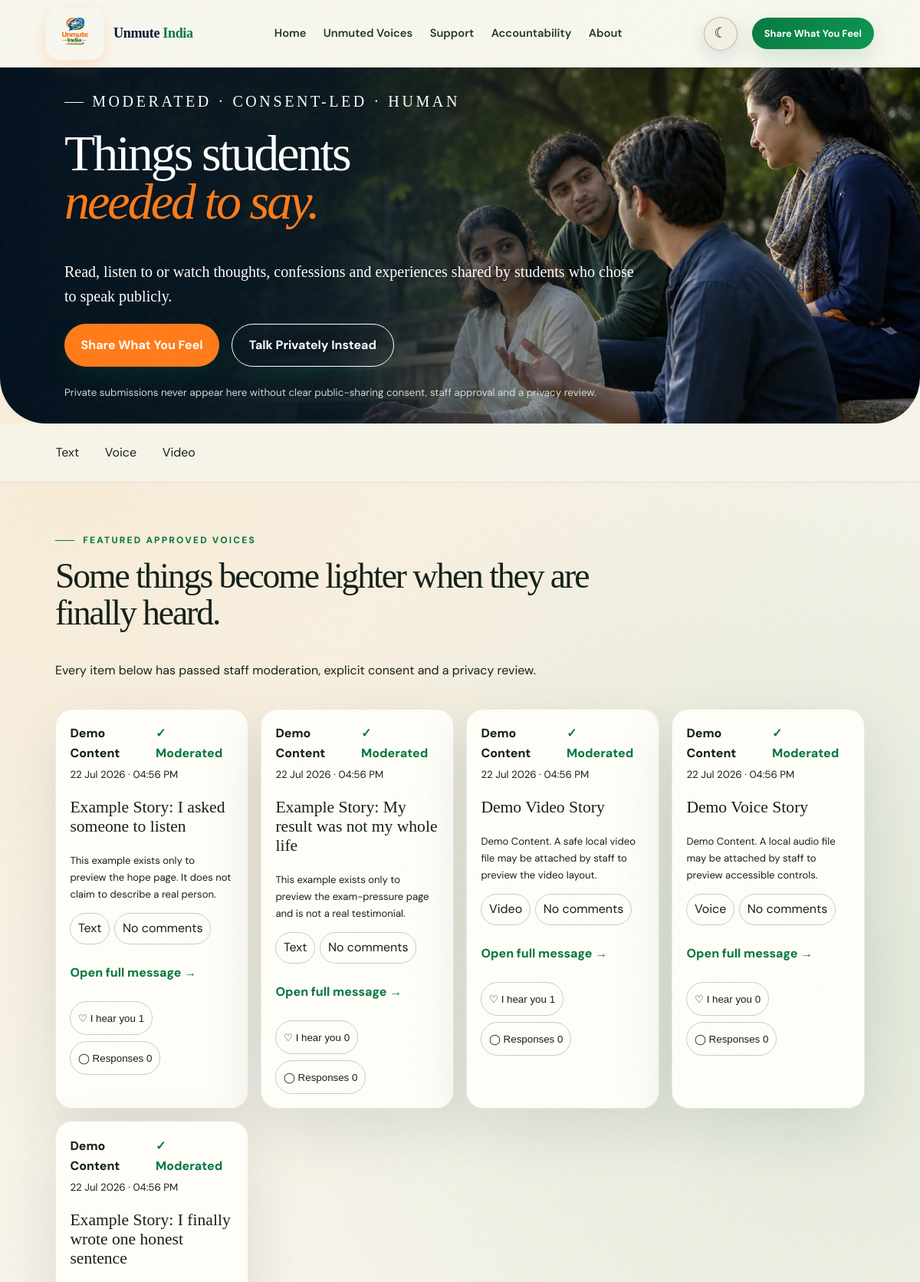
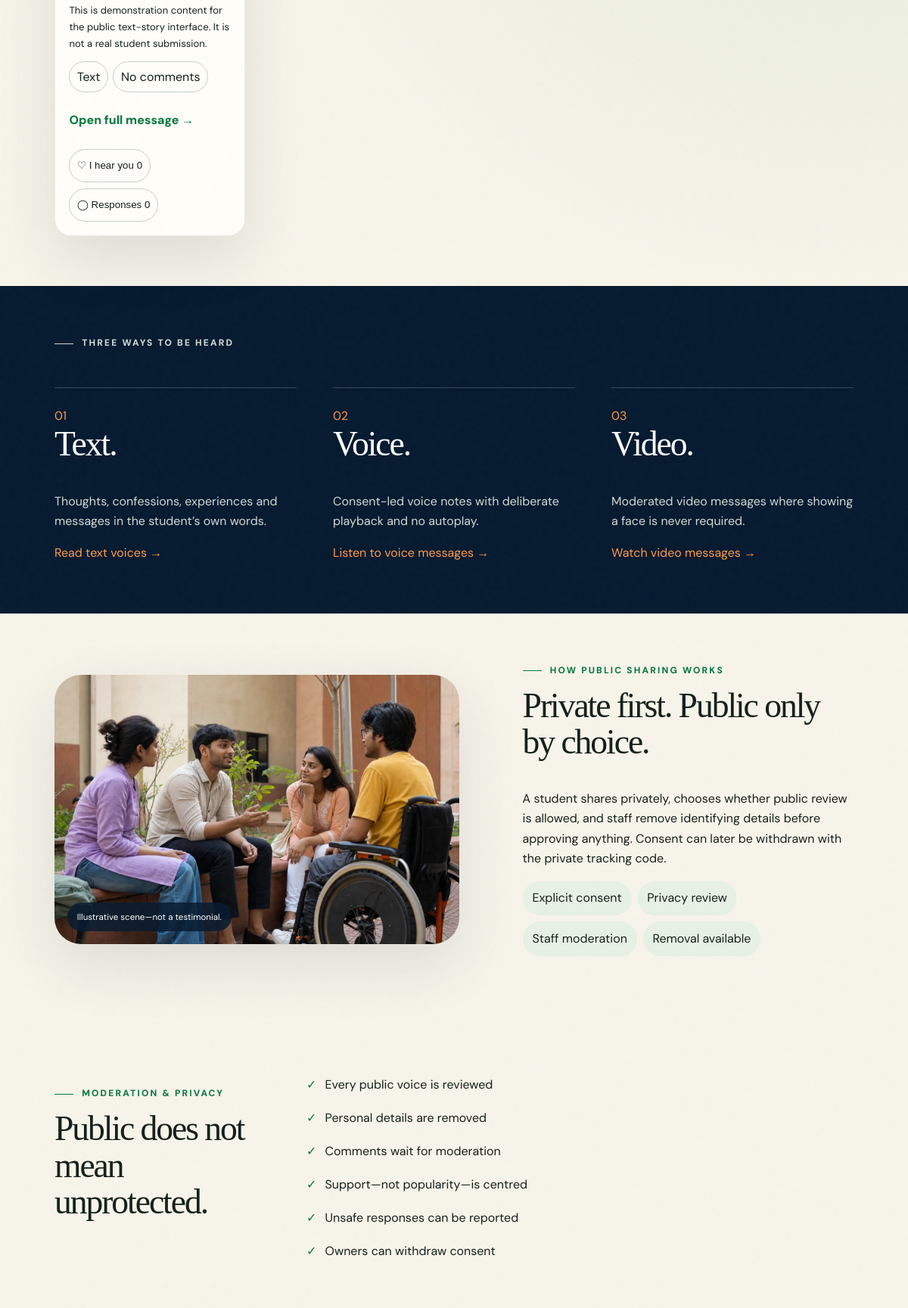
The app's page /voices/ (upper part) with its own data (2 pictures, top to bottom).
### indiaApp/models.py (models this page shows, shortened)
class TimeStampedModel(models.Model):
    created_at = models.DateTimeField(auto_now_add=True)
    updated_at = models.DateTimeField(auto_now=True)
    class Meta:
        abstract = True

class Story(TimeStampedModel):
    MODES = [('support','Support only'),('advice','Advice welcome'),('none','No comments')]
    FORMATS = [('text','Text'),('voice','Voice'),('video','Video')]
    TOPICS = [('heard','Needed to be heard'),('alone','I thought I was alone'),('listened','Someone listened to me'),('hope','I did not give up'),('message','To another student'),('exam','Exam pressure'),('family','Family pressure'),('college','College life'),('coaching','Coaching pressure'),('protest','Protest experience')]
    title = models.CharField(max_length=140, blank=True)
    body = models.TextField()
    slug = models.SlugField(unique=True)
    display_name = models.CharField(max_length=80, blank=True)
    age_group = models.CharField(max_length=40, blank=True)
    state = models.CharField(max_length=80, blank=True)
    story_format = models.CharField(max_length=10, choices=FORMATS, default='text', db_index=True)
    topic = models.CharField(max_length=20, choices=TOPICS, default='heard', db_index=True)
    public_media = models.FileField(upload_to='stories/', blank=True, validators=[FileExtensionValidator(['mp3','m4a','wav','ogg','webm','mp4','mov'])])
    transcript = models.TextField(blank=True)
    duration = models.CharField(max_length=12, blank=True)
    content_warning = models.CharField(max_length=180, blank=True)
    face_hidden = models.BooleanField(default=False)
    audio_only = models.BooleanField(default=False)
    approved = models.BooleanField(default=False, db_index=True)
    comment_mode = models.CharField(max_length=10, choices=MODES, default='support')
    moderation_status = models.CharField(max_length=12, choices=[('draft','Draft'),('review','Pending Review'),('published','Published'),('rejected','Rejected'),('archived','Archived')], default='review', db_index=True)
    public_consent = models.BooleanField(default=False, db_index=True)
    privacy_review_complete = models.BooleanField(default=False, db_index=True)
    location_consented = models.BooleanField(default=False)
    published_at = models.DateTimeField(null=True, blank=True, db_index=True)
    removed_at = models.DateTimeField(null=True, blank=True, db_index=True)
    featured = models.BooleanField(default=False, db_index=True)
    thumbnail = models.ImageField(upload_to='story_thumbnails/', blank=True)
    is_demo = models.BooleanField(default=False, db_index=True)

### indiaApp/views.py (the view)
# urls.py: path('voices/', views.stories, name='voices'),
def stories(request):
    queryset = public_stories()
    return render(request, 'stories/feed.html', {'stories':queryset[:12], 'featured_stories':queryset.filter(featured=True)[:3]})

### indiaApp/views.py (called while the page is built)
def public_stories():
    return Story.objects.filter(approved=True, moderation_status='published', public_consent=True, privacy_review_complete=True, removed_at__isnull=True).annotate(reaction_count=Count('reactions', distinct=True), comment_count=Count('comments', filter=Q(comments__approved=True,comments__status='approved',comments__removed_at__isnull=True), distinct=True)).order_by('-featured','-published_at','-created_at')

### templates/stories/feed.html (shortened to what this page needs)
{% extends 'base.html' %}{% load static %}
{% block css %}<link rel="stylesheet" href="{% static 'css/stories/feed.css' %}">{% endblock %}
{% block content %}
<header class="stories-hero"><img src="{% static 'images/stories/stories-hero.webp' %}" alt="Indian students listening to one another on campus"><div class="stories-hero__veil"></div><div><p class="eyebrow">MODERATED · CONSENT-LED · HUMAN</p><h1>Things students <em>needed to say.</em></h1><p>Read, listen to or watch thoughts, confessions and experiences shared by students who chose to speak publicly.</p><nav><a class="pill saffron" href="{% url 'share' 'text' %}">Share What You Feel</a><a class="pill ghost" href="{% url 'talk' %}">Talk Privately Instead</a></nav><small>Private submissions never appear here without clear public-sharing consent, staff approval and a privacy review.</small></div></header>
{% include 'stories/_collection_nav.html' %}
<section class="featured-feed"><div class="stories-heading"><p class="eyebrow green">FEATURED APPROVED VOICES</p><h2>Some things become lighter when they are finally heard.</h2><p>Every item below has passed staff moderation, explicit consent and a privacy review.</p></div><div class="story-grid">{% for story in stories %}{% include 'stories/_voice_card.html' %}{% empty %}<div class="stories-empty"><span>○</span><h3>No public voices yet.</h3><p>Private submissions remain private unless the person clearly allows public sharing.</p><a class="pill" href="{% url 'talk' %}">Talk Privately</a></div>{% endfor %}</div></section>
<section class="category-editorial"><p class="eyebrow">THREE WAYS TO BE HEARD</p><div><article><span>01</span><h2>Text.</h2><p>Thoughts, confessions, experiences and messages in the student’s own words.</p><a href="{% url 'voices_text' %}">Read text voices →</a></article><article><span>02</span><h2>Voice.</h2><p>Consent-led voice notes with deliberate playback and no autoplay.</p><a href="{% url 'voices_voice' %}">Listen to voice messages →</a></article><article><span>03</span><h2>Video.</h2><p>Moderated video messages where showing a face is never required.</p><a href="{% url 'voices_video' %}">Watch video messages →</a></article></div></section>
<section class="media-stories"><figure><img src="{% static 'images/support/students-listening.webp' %}" loading="lazy" alt="Indian students in a calm, supportive conversation"><figcaption>Illustrative scene—not a testimonial.</figcaption></figure><div><p class="eyebrow green">HOW PUBLIC SHARING WORKS</p><h2>Private first. Public only by choice.</h2><p>A student shares privately, chooses whether public review is allowed, and staff remove identifying details before approving anything. Consent can later be withdrawn with the private tracking code.</p><div class="media-principles"><span>Explicit consent</span><span>Privacy review</span><span>Staff moderation</span><span>Removal available</span></div></div></section>
<section class="story-safety"><div><p class="eyebrow green">MODERATION & PRIVACY</p><h2>Public does not mean unprotected.</h2></div><ul><li>Every public voice is reviewed</li><li>Personal details are removed</li><li>Comments wait for moderation</li><li>Support—not popularity—is centred</li><li>Unsafe responses can be reported</li><li>Owners can withdraw consent</li></ul></section>
{% endblock %}{% block js %}<script src="{% static 'js/stories/feed.js' %}" defer></script>{% endblock %}

### templates/stories/_voice_card.html
<article class="story-card" data-format="{{ story.story_format }}"><div class="story-meta"><span>{{ story.display_name|default:'Anonymous student' }}</span><span>✓ Moderated</span></div><small><time datetime="{{ story.published_at|default:story.created_at|date:'c' }}">{{ story.published_at|default:story.created_at|date:'d M Y · h:i A' }}</time></small><h3>{{ story.title|default:'What someone needed to say' }}</h3>{% if story.story_format == 'text' %}<p>{{ story.body|truncatewords:42 }}</p>{% elif story.story_format == 'voice' and story.public_media %}<audio controls preload="metadata" src="{{ story.public_media.url }}"></audio>{% elif story.story_format == 'video' and story.public_media %}<video controls preload="none" playsinline src="{{ story.public_media.url }}"{% if story.thumbnail %} poster="{{ story.thumbnail.url }}"{% endif %}></video>{% else %}<p>{{ story.body|truncatewords:42 }}</p>{% endif %}<div class="badges"><span>{{ story.get_story_format_display }}</span><span>{{ story.get_comment_mode_display }}</span></div><a class="read-story" href="{% url 'story_detail' story.slug %}">Open full message →</a><div class="voice-social"><form action="{% url 'react' story.pk %}" method="post" data-reaction-form>{% csrf_token %}<button name="reaction" value="with_you" aria-pressed="false">♡ I hear you <span data-reaction-count>{{ story.reaction_count }}</span></button></form><button type="button" data-comments-open data-story="{{ story.pk }}" data-title="{{ story.title|default:'Supportive responses' }}">◯ Responses <span>{{ story.comment_count }}</span></button></div></article>

### static/css/base.css (style rules this page uses)
:root { --navy:#081a2f;--blue:#14213d;--cream:#fff9f0;--paper:#fffdf8;--peach:#ffe7d6;--lav:#e9e3ff;--green:#138808;--softgreen:#e4f4ea;--orange:#ff7a00;--ink:#20242a;--muted:#606873;--shadow:0 20px 60px #14213d14;--radius:26px }
html { scroll-behavior:smooth }
* { box-sizing:border-box }
body { margin:0;background:var(--cream);color:var(--ink);font-family:'DM Sans',system-ui,sans-serif;line-height:1.65 }
body,header,section,footer { transition:background .25s,color .25s }
a { color:inherit;text-decoration:none }
img { max-width:100%;display:block }
.pill { display:inline-flex;align-items:center;justify-content:center;border:0;border-radius:999px;padding:.85rem 1.35rem;background:var(--green);color:white;font:inherit;font-weight:700;cursor:pointer }
.pill.saffron { background:var(--orange) }
.pill.ghost { background:transparent;border:1px solid currentColor }
.eyebrow { font-size:.75rem;letter-spacing:.18em;font-weight:800 }
.eyebrow.green { color:var(--green) }
h1,h2,h3,p { margin-top:0 }
h1 { font-size:clamp(2.7rem,6vw,6.4rem);line-height:.96;letter-spacing:-.06em }
h2 { font-size:clamp(2.15rem,4.5vw,4.6rem);line-height:1.08;letter-spacing:-.05em }
h2 em,h1 em { font-family:'Playfair Display',serif;color:var(--orange) }
section { padding:clamp(4.5rem,9vw,9rem) clamp(1.2rem,7vw,7.5rem) }
:root { --navy:#061a30;--blue:#073f7d;--cream:#f7f4ea;--paper:#fffef9;--peach:#fff0df;--lav:#e8edf4;--green:#08783f;--softgreen:#e7f1e5;--orange:#ff7b19;--ink:#142019;--muted:#637065;--gold:#d7a548;--shadow:0 28px 80px #06243a1c;--radius:32px }
body { background:radial-gradient(circle at 8% 15%,#ffca8b30,transparent 26%),radial-gradient(circle at 92% 30%,#64a67c24,transparent 25%),var(--cream) }
.pill { background:linear-gradient(135deg,#08783f,#0d9854);box-shadow:0 12px 30px #08783f28;transition:transform .25s,box-shadow .25s }
.eyebrow::before { content:"";display:inline-block;width:25px;height:1px;background:currentColor;vertical-align:middle;margin-right:.7rem }
h1,h2 { font-family:Georgia,'Times New Roman',serif;font-weight:500;letter-spacing:-.045em }

### static/css/responsive.css (style rules this page uses)
:where(.account-hero,.about-hero,.ac-hero,.stories-hero,.support-hero,.petition-hero) { min-height: clamp(440px, 58svh, 620px) !important; max-height: 680px; }
:where(.account-hero,.about-hero,.ac-hero,.stories-hero,.support-hero,.petition-hero) h1 { font-size: clamp(3rem,5.5vw,6rem) !important; }
.ac-hero__copy>div,.stories-hero nav,.petition-hero-copy .actions { margin-block: 1.25rem !important; }
section { padding: clamp(3.5rem,5.5vw,5.75rem) clamp(1.2rem,6vw,6rem) !important; }
section h2 { font-size: clamp(2.2rem,3.8vw,4rem) !important; line-height: 1.06 !important; }
section h3 { line-height: 1.2; }
.section-head,.section-heading,.section-intro,.stories-heading { margin-bottom: clamp(1.5rem,3vw,3rem) !important; }
.story-grid,.story-row,.petition-cards,.resource-list,.sample-messages { margin-top: 2rem !important; }
.story-card { padding: 1.5rem !important; border-radius: 22px !important; }
.story-card h3 { margin-top: 1.5rem !important; font-size: 1.65rem !important; }
:where(.image-frame,.about-photo,.talk-photo,.join-section figure,.media-stories figure,.evidence-preview figure) { max-width: 660px; }
:where(.image-frame img,.about-photo img,.talk-photo img,.join-section img,.media-stories img,.evidence-preview img) { max-height: 480px; }
@media (min-width: 901px) { .featured-feed .story-grid { grid-template-columns: repeat(4,minmax(0,1fr)) !important; } }
@media (min-width: 901px) { .featured-feed .story-card { padding: 1.15rem !important; } }
@media (min-width: 901px) { .featured-feed .story-card h3 { font-size: 1.35rem !important; margin-top: 1.1rem !important; } }
@media (min-width: 901px) { .featured-feed .story-card p { font-size: .82rem; } }

### records on screen
Story: display_name "Demo Content", published_at "22 Jul 2026 · 04:56 PM", title "Example Story: I asked someone to listen", body "This example exists only to preview the hope page. It does not claim to describe a real person.", story_format "Text", comment_mode "No comments", reaction_count "1", comment_count "0"
Story: display_name "Demo Content", published_at "22 Jul 2026 · 04:56 PM", title "Example Story: My result was not my whole life", body "This example exists only to preview the exam-pressure page and is not a real testimonial.", story_format "Text", comment_mode "No comments", reaction_count "0", comment_count "0"
Story: display_name "Demo Content", published_at "22 Jul 2026 · 04:56 PM", title "Demo Video Story", body "Demo Content. A safe local video file may be attached by staff to preview the video layout.", story_format "Video", comment_mode "No comments", reaction_count "1", comment_count "0"
Story: display_name "Demo Content", published_at "22 Jul 2026 · 04:56 PM", title "Demo Voice Story", body "Demo Content. A local audio file may be attached by staff to preview accessible controls.", story_format "Voice", comment_mode "No comments", reaction_count "0", comment_count "0"
Story: display_name "Demo Content", published_at "22 Jul 2026 · 04:56 PM", title "Example Story: I finally wrote one honest sentence", body "This is demonstration content for the public text-story interface. It is not a real student submission.", story_format "Text", comment_mode "No comments", reaction_count "0", comment_count "0"
